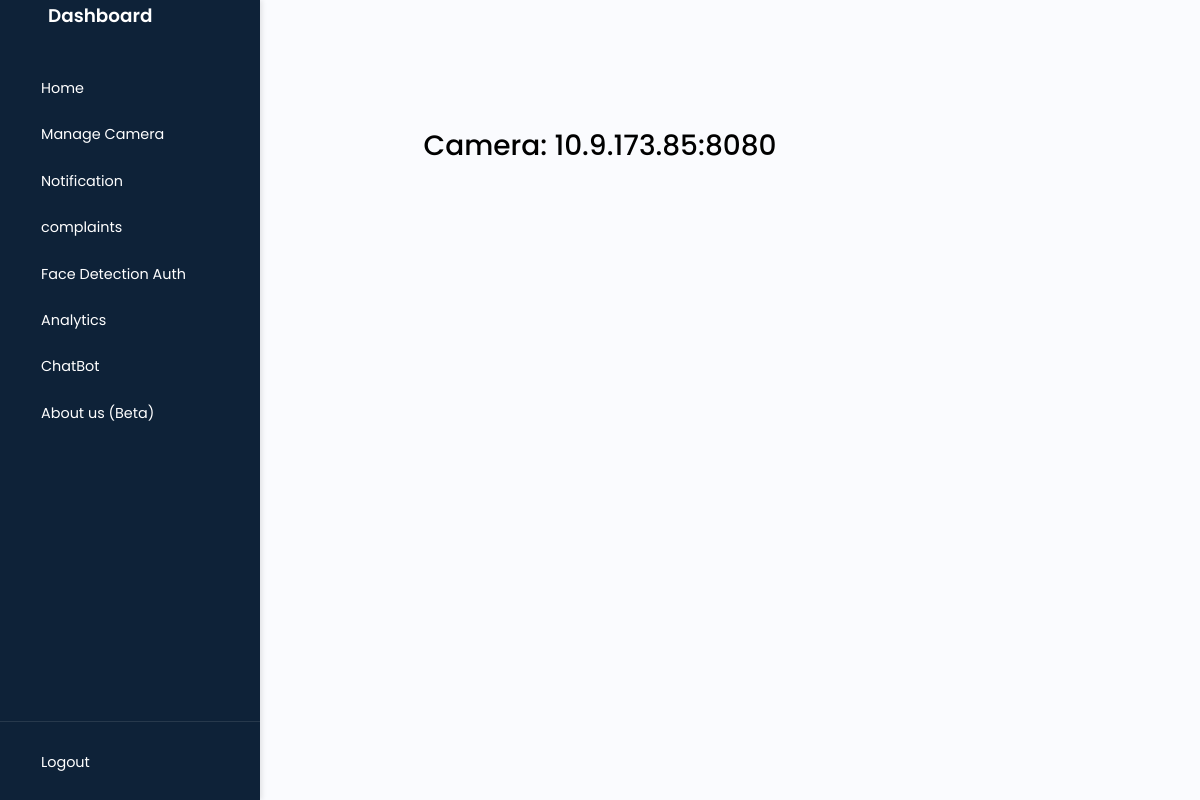
/dashboard (signed in), run on an earlier commit of the app's database.
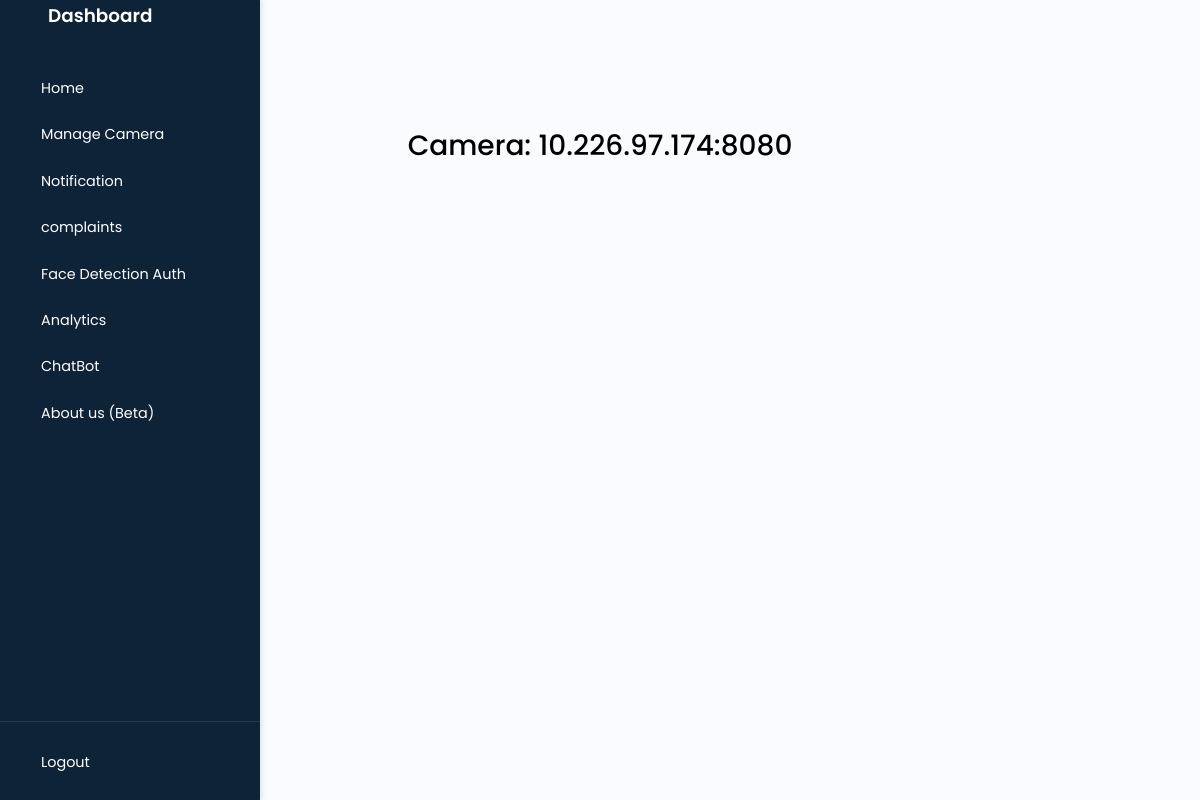
And on a later commit of the database.
### app.py (models this page shows)
class Camera(db.Model):
    id = db.Column(db.Integer, primary_key=True)
    user_id = db.Column(db.Integer, db.ForeignKey('user.id'))
    Cam_id = db.Column(db.String(100))
    fire_detection = db.Column(db.Boolean, default=False)
    pose_alert = db.Column(db.Boolean, default=False)
    restricted_zone = db.Column(db.Boolean, default=False)
    safety_gear_detection = db.Column(db.Boolean, default=False)
    region = db.Column(db.Boolean, default=False)

### app.py (the view)
@app.route('/dashboard')
@login_required
def dash_page():
    cameras = Camera.query.filter_by(user_id=current_user.id).all()
    logging.info(f"Dashboard accessed by user {current_user.username}.")
    return render_template('dash.html', cameras=cameras)

### app.py (called while the page is built)
@login_manager.user_loader
def load_user(user_id):
    return User.query.get(int(user_id))

### templates/dash.html (shortened to what this page needs)
<!DOCTYPE html>
<html lang="en">
<head>
    <link href="https://cdn.lineicons.com/4.0/lineicons.css" rel="stylesheet" />
    <link href="https://cdn.jsdelivr.net/npm/bootstrap@5.3.0-alpha3/dist/css/bootstrap.min.css" rel="stylesheet"
>
    <link rel="stylesheet" href="static/css/style_dash.css">
</head>
<body>
    <div class="wrapper">
        {% include 'sidebar.html' %}
        <div class="main p-3 d-flex justify-content-center align-items-center">
            <div class="text-center">
                <div id="live-feeds">
                    {% if cameras %}
                        {% for camera in cameras %}
                            <h3>Camera: {{ camera.Cam_id }}</h3>
                            <div class="d-flex justify-content-center position-relative">
                                <iframe src="/video_feed/{{ camera.Cam_id }}" width="1000" height="500" class="video-feed"></iframe>
                            </div>
                        {% endfor %}
                    {% else %}
                        <div class="alert alert-dark" role="alert">
                            No cameras Found!!
                        </div>
                    {% endif %}
                </div>
            </div>
        </div>
    </div>
</body>
</body>
</html>

### templates/sidebar.html (shortened to what this page needs)
<aside id="sidebar">
    <div class="d-flex">
        <button class="toggle-btn" type="button">
        </button>
        <div class="sidebar-logo">
            <a href="#">Dashboard</a>
        </div>
    </div>
    <ul class="sidebar-nav">
        <li class="sidebar-item">
            <a href="/dashboard" class="sidebar-link">
                <span>Home</span>
            </a>
        </li>
        <li class="sidebar-item">
            <a href="/manage_camera" class="sidebar-link">
                <span>Manage Camera</span>
            </a>
        </li>
        <li class="sidebar-item">
            <a href="/notifications" class="sidebar-link">
                <span>Notification</span>
            </a>
        </li>
        <li class="sidebar-item">
            <a href="/complaints" class="sidebar-link">
                <span>complaints</span>
            </a>
        </li>
        <li class="sidebar-item">
            <a href="/face_auth" class="sidebar-link">
                <span>Face Detection Auth</span>
            </a>
        </li>
        <li class="sidebar-item">
            <a href="/analytics" class="sidebar-link">
                <span>Analytics</span>
            </a>
        </li>
        <li class="sidebar-item">
            <a href="/chatbot" class="sidebar-link">
                <span>ChatBot</span>
            </a>
        </li>
        <li class="sidebar-item">
            <a href="/about" class="sidebar-link">
                <span>About us (Beta)</span>
            </a>
        </li>
    </ul>
    <div class="sidebar-footer">
        <li class="sidebar-item">
            <a href="/logout" class="sidebar-link">
                <span>Logout</span>
            </a>
        </li>
    </div>
</aside>

### static/css/style_dash.css (style rules this page uses)
a { text-decoration: none; }
li { list-style: none; }
body { font-family: 'Poppins', sans-serif; }
.wrapper { display: flex; }
.main { padding-left: 260px; min-height: 100vh; width: 100%; transition: all 0.35s ease-in-out; background-color: #fafbfe; }
#sidebar { position: fixed; top: 0; left: 0; bottom: 0; width: 260px; min-width: 260px; z-index: 1000; transition: all .35s ease-in-out; background-color: #0e2238; display: flex; flex-direction: column; overflow: hidden; box-shadow: 2px 0 5px rgba(0, 0, 0, 0.1); }
#sidebar.expand { width: 260px; min-width: 260px; }
.toggle-btn { background-color: transparent; cursor: pointer; border: 0; padding: 1rem 1.5rem; }
.sidebar-logo { margin: auto 0; }
.sidebar-logo a { color: #FFF; font-size: 1.15rem; font-weight: 600; text-decoration: none; }
.sidebar-nav { padding: 2rem 0; flex: 1 1 auto; overflow-y: auto; overflow-x: hidden; max-height: calc(100vh - 120px); scrollbar-width: thin; scrollbar-color: rgba(255, 255, 255, 0.3) transparent; }
.sidebar-footer { margin-top: auto; border-top: 1px solid rgba(255, 255, 255, 0.1); padding: 1rem 0; }
a.sidebar-link { padding: .625rem 1.625rem; color: #FFF; display: block; font-size: 0.9rem; white-space: nowrap; border-left: 3px solid transparent; text-decoration: none; }
.sidebar-item { position: relative; }
.video-feed { position: relative; z-index: 1; }
body { font-family: 'Poppins', sans-serif; color: #000000; }

What changed in the data, as far as the page shows it:
changed Camera: Cam_id "10.9.173.85:8080" → "10.226.97.174:8080"
